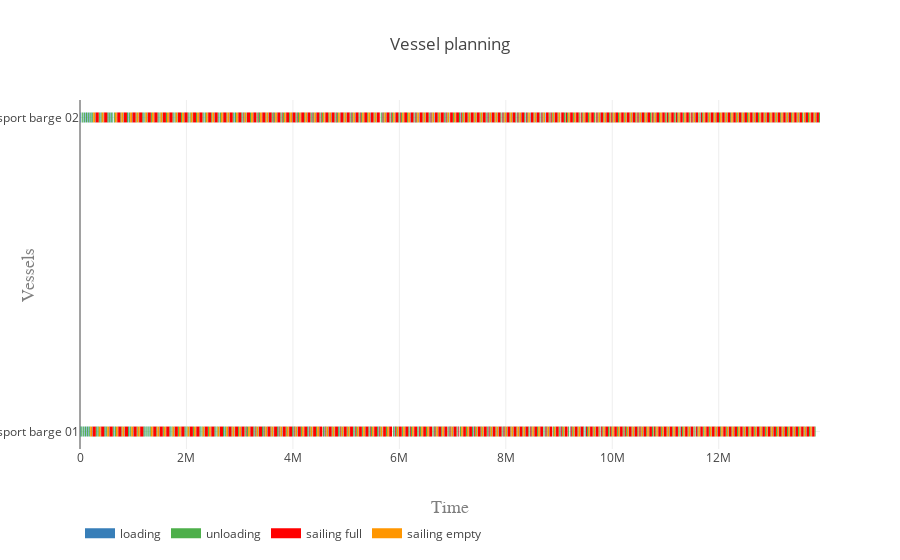

Notebook cell for this chart:
### Code cell
vessels = [transport_barge_01, transport_barge_02]
activities = ['loading', 'unloading', 'sailing full', 'sailing empty']
colors = {0:'rgb(55,126,184)', 1:'rgb(77,175,74)', 2:'rgb(255,0,0)', 3:'rgb(255,150,0)'}

plot.vessel_planning(vessels, activities, colors)

### Figure 1 — Plotly figure (JSON) as saved in the notebook; plotly's stock layout.template omitted (floating-point values rounded to 4 significant figures; data arrays with more than 128 entries replaced by an {"elided": "..."} marker saying what was removed)
{"data": [{"connectgaps": false, "hoverinfo": "y+name", "line": {"color": "rgb(55,126,184)", "width": 10}, "mode": "lines", "name": "loading", "type": "scatter", "uid": "fea6971c-bb33-11e8-a39f-001fb52317e2", "x": {"elided": "1500 float values"}, "y": {"elided": "1500 str values"}}, {"connectgaps": false, "hoverinfo": "y+name", "line": {"color": "rgb(77,175,74)", "width": 10}, "mode": "lines", "name": "unloading", "type": "scatter", "uid": "fea6971d-bb33-11e8-b265-001fb52317e2", "x": {"elided": "1500 float values"}, "y": {"elided": "1500 str values"}}, {"connectgaps": false, "hoverinfo": "y+name", "line": {"color": "rgb(255,0,0)", "width": 10}, "mode": "lines", "name": "sailing full", "type": "scatter", "uid": "fea6971e-bb33-11e8-8977-001fb52317e2", "x": {"elided": "1500 float values"}, "y": {"elided": "1500 str values"}}, {"connectgaps": false, "hoverinfo": "y+name", "line": {"color": "rgb(255,150,0)", "width": 10}, "mode": "lines", "name": "sailing empty", "type": "scatter", "uid": "fea6971f-bb33-11e8-a0cf-001fb52317e2", "x": {"elided": "1490 float values"}, "y": {"elided": "1490 str values"}}], "layout": {"hovermode": "closest", "legend": {"orientation": "h", "x": 0, "y": -0.2}, "title": "Vessel planning", "xaxis": {"range": [0, 13900000.0], "title": "Time", "titlefont": {"color": "#7f7f7f", "family": "Courier New, monospace", "size": 18}}, "yaxis": {"title": "Vessels", "titlefont": {"color": "#7f7f7f", "family": "Courier New, monospace", "size": 18}}}}
